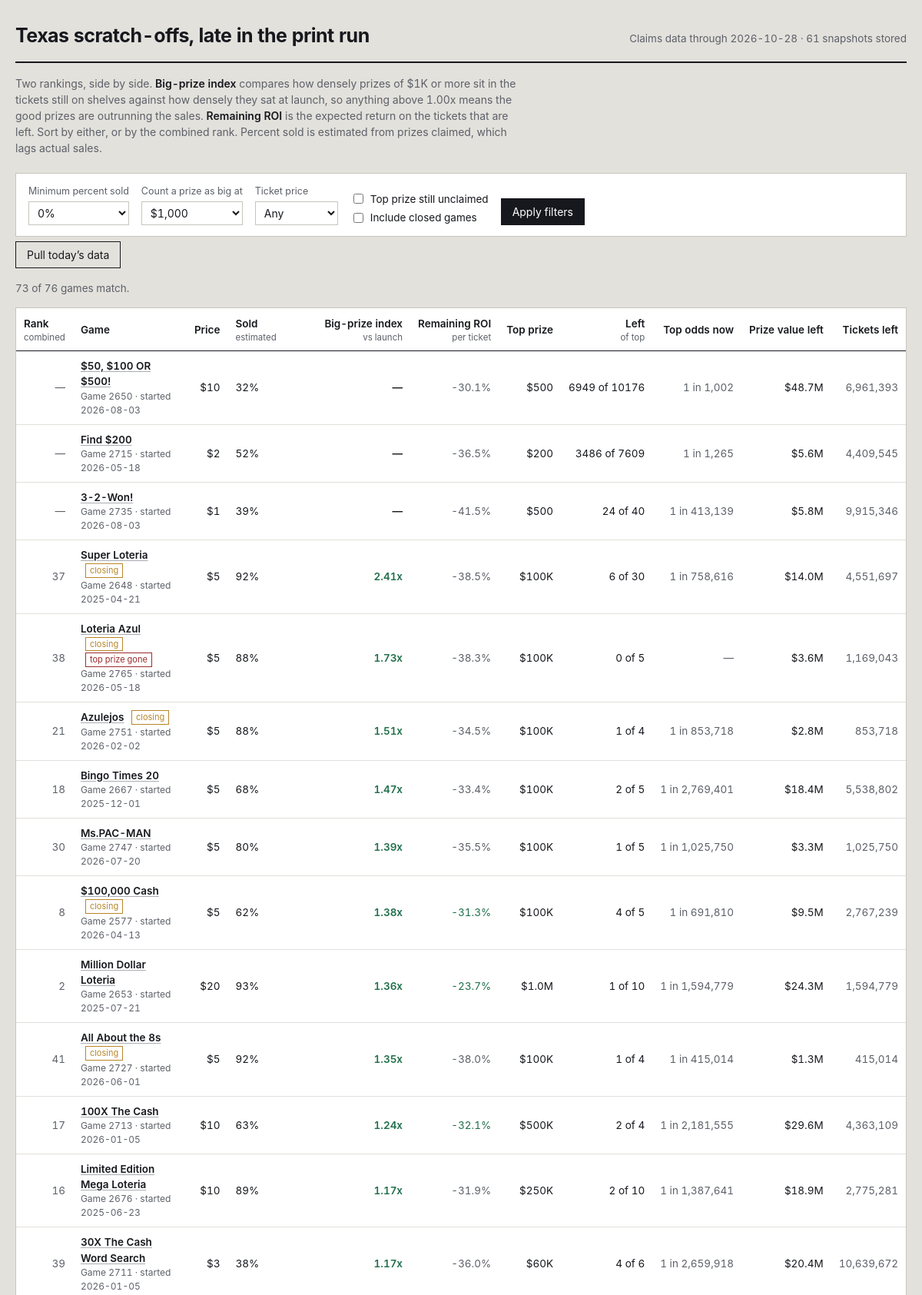
The page /?sort=big (upper part) on the database its author committed.
### tables this page shows
CREATE TABLE games (
    game_number   INTEGER PRIMARY KEY,
    game_name     TEXT,
    ticket_price  REAL,
    start_date    TEXT,
    close_date    TEXT,
    total_tickets INTEGER,
    overall_odds  REAL,
    details_url   TEXT,
    closing_soon  INTEGER DEFAULT 0,
    active        INTEGER DEFAULT 1,
    first_seen    TEXT,
    last_seen     TEXT
);

### app.py (the view)
@app.route("/")
def index():
    conn = db.connect()
    db.init(conn)
    latest = db.latest_snapshot_date(conn)
    if not latest:
        conn.close()
        return render_template("empty.html", running=_refresh_state["running"])
    big_threshold = float(request.args.get("big", 1000))
    min_sold = float(request.args.get("min_sold", 0)) / 100.0
    price_filter = request.args.get("price", "")
    include_closed = request.args.get("closed") == "1"
    sort_key = request.args.get("sort", "combined")
    only_top = request.args.get("top_left") == "1"
    rows = _snapshot_rows(conn, latest, big_threshold)
    games = db.load_games(conn)
    shown = []
    for r in rows:
        g = games.get(r["game_number"], {})
        if not include_closed and not g.get("active", 1):
            continue
        if r["pct_sold"] < min_sold:
            continue
        if price_filter and float(price_filter) != r["price"]:
            continue
        if only_top and not r["top_left"]:
            continue
        shown.append(r)
    col, desc = SORTS.get(sort_key, SORTS["combined"])
    shown.sort(key=lambda r: (r.get(col) is None, r.get(col) if r.get(col) is not None else 0),
               reverse=desc)
    if not desc:
        shown = [r for r in shown if r.get(col) is not None] + \
                [r for r in shown if r.get(col) is None]
    prices = sorted({r["price"] for r in rows if r["price"]})
    history_dates = db.snapshot_dates(conn)
    conn.close()
    return render_template(
        "index.html",
        rows=shown,
        total=len(rows),
        snapshot_date=latest,
        snapshot_count=len(history_dates),
        big_threshold=int(big_threshold),
        min_sold=int(min_sold * 100),
        price_filter=price_filter,
        include_closed=include_closed,
        only_top=only_top,
        sort_key=sort_key,
        prices=prices,
        running=_refresh_state["running"],
    )

### app.py (called while the page is built)
def _snapshot_rows(conn, snapshot_date, big_threshold):
    games = db.load_games(conn)
    snap = db.load_snapshot(conn, snapshot_date)
    return metrics.rank_all(games, snap, big_threshold)

@app.template_filter("pct")
def fmt_pct(v, digits=1):
    return "—" if v is None else f"{v * 100:.{digits}f}%"

@app.template_filter("money")
def fmt_money(v):
    if v is None:
        return "—"
    if v >= 1_000_000:
        return f"${v / 1_000_000:.1f}M"
    if v >= 1_000:
        return f"${v / 1_000:,.0f}K"
    return f"${v:,.0f}"

@app.template_filter("num")
def fmt_num(v):
    return "—" if v is None else f"{v:,.0f}"

@app.template_filter("factor")
def fmt_factor(v):
    return "—" if v is None else f"{v:.2f}x"

@app.template_filter("odds")
def fmt_odds(v):
    return "—" if v is None else f"1 in {v:,.0f}"

### db.py (called while the page is built)
def connect(path=None):
    conn = sqlite3.connect(path or DB_PATH)
    conn.row_factory = sqlite3.Row
    conn.execute("PRAGMA foreign_keys = ON")
    return conn

def init(conn):
    conn.executescript(SCHEMA)
    conn.commit()

def latest_snapshot_date(conn):
    row = conn.execute("SELECT MAX(snapshot_date) AS d FROM prize_snapshots").fetchone()
    return row["d"] if row else None

def snapshot_dates(conn, game_number=None):
    if game_number is None:
        q = "SELECT DISTINCT snapshot_date FROM prize_snapshots ORDER BY snapshot_date"
        return [r[0] for r in conn.execute(q)]
    q = "SELECT DISTINCT snapshot_date FROM prize_snapshots WHERE game_number = ? ORDER BY snapshot_date"
    return [r[0] for r in conn.execute(q, (game_number,))]

def load_snapshot(conn, snapshot_date):
    out = {}
    q = """SELECT game_number, prize_level, total_prizes, prizes_claimed
           FROM prize_snapshots WHERE snapshot_date = ?"""
    for r in conn.execute(q, (snapshot_date,)):
        g = out.setdefault(r["game_number"], {"total": None, "levels": {}})
        if r["prize_level"] < 0:
            g["total"] = (r["total_prizes"], r["prizes_claimed"])
        else:
            g["levels"][r["prize_level"]] = (r["total_prizes"], r["prizes_claimed"])
    return out

def load_games(conn):
    return {r["game_number"]: dict(r) for r in conn.execute("SELECT * FROM games")}

### metrics.py (called while the page is built)
def _safe_div(a, b):
    return a / b if b else None

### templates/index.html (shortened to what this page needs)
{% extends "base.html" %}
{% macro sortlink(key, label, hint='') %}
  {% set q = request.args.to_dict() %}
  {% set _ = q.update({'sort': key}) %}
  <a href="{{ url_for('index', **q) }}">{{ label }}</a>
  {% if hint %}<span class="hint">{{ hint }}</span>{% endif %}
{% endmacro %}
{% block body %}
<header class="masthead">
  <h1>Texas scratch-offs, late in the print run</h1>
  <div class="meta">
    Claims data through {{ snapshot_date }} · {{ snapshot_count }} snapshot{{ '' if snapshot_count == 1 else 's' }} stored
  </div>
</header>
<p class="primer">
  Two rankings, side by side. <strong>Big-prize index</strong> compares how densely prizes of
  {{ big_threshold | money }} or more sit in the tickets still on shelves against how densely they
  sat at launch, so anything above 1.00x means the good prizes are outrunning the sales.
  <strong>Remaining ROI</strong> is the expected return on the tickets that are left. Sort by either,
  or by the combined rank. Percent sold is estimated from prizes claimed, which lags actual sales.
</p>
<form class="controls" method="get" action="{{ url_for('index') }}">
  <div class="field">
    <label for="min_sold">Minimum percent sold</label>
    <select id="min_sold" name="min_sold">
      {% for v in [0, 25, 50, 60, 70, 80, 90] %}
        <option value="{{ v }}" {{ 'selected' if min_sold == v }}>{{ v }}%</option>
      {% endfor %}
    </select>
  </div>
  <div class="field">
    <label for="big">Count a prize as big at</label>
    <select id="big" name="big">
      {% for v in [100, 500, 1000, 5000, 10000, 50000, 100000] %}
        <option value="{{ v }}" {{ 'selected' if big_threshold == v }}>${{ '{:,}'.format(v) }}</option>
      {% endfor %}
    </select>
  </div>
  <div class="field">
    <label for="price">Ticket price</label>
    <select id="price" name="price">
      <option value="">Any</option>
    </select>
  </div>
  <div class="checks">
    <label><input type="checkbox" name="top_left" value="1" {{ 'checked' if only_top }}> Top prize still unclaimed</label>
    <label><input type="checkbox" name="closed" value="1" {{ 'checked' if include_closed }}> Include closed games</label>
  </div>
  <button type="submit">Apply filters</button>
</form>
<form method="post" action="{{ url_for('do_refresh') }}" style="margin-bottom:16px">
  <button class="ghost" type="submit" {{ 'disabled' if running }}>
    {{ 'Pulling new data…' if running else 'Pull today’s data' }}
  </button>
</form>
<p class="count">{{ rows | length }} of {{ total }} games match.</p>
<div class="scroll">
<table>
  <thead>
    <tr>
      <th class="left">{{ sortlink('combined', 'Rank', 'combined') }}</th>
      <th class="left">Game</th>
      <th>{{ sortlink('price', 'Price') }}</th>
      <th class="left">{{ sortlink('sold', 'Sold', 'estimated') }}</th>
      <th>{{ sortlink('big', 'Big-prize index', 'vs launch') }}</th>
      <th>{{ sortlink('ev', 'Remaining ROI', 'per ticket') }}</th>
      <th>{{ sortlink('top_prize', 'Top prize') }}</th>
      <th>{{ sortlink('top_left', 'Left', 'of top') }}</th>
      <th>Top odds now</th>
      <th>{{ sortlink('value_left', 'Prize value left') }}</th>
      <th>Tickets left</th>
    </tr>
  </thead>
  <tbody>
  {% for r in rows %}
    <tr>
      <td class="rank">{{ r.rank_overall or '—' }}</td>
      <td class="left">
        <a class="name" href="{{ url_for('game_detail', game_number=r.game_number, big=big_threshold) }}">{{ r.game_name }}</a>
        {% if r.closing_soon %}<span class="tag">closing</span>{% endif %}
        {% if r.top_left == 0 %}<span class="tag out">top prize gone</span>{% endif %}
        <span class="sub">Game {{ r.game_number }}{% if r.start_date %} · started {{ r.start_date }}{% endif %}</span>
      </td>
      <td>${{ r.price | int }}</td>
      <td class="left sold {{ 'deep' if r.pct_sold >= 0.75 }}">
        {{ r.pct_sold | pct(0) }}
      </td>
      <td class="strong {{ 'pos' if r.big_index and r.big_index > 1.05 else ('neg' if r.big_index and r.big_index < 0.95 else '') }}">
        {{ r.big_index | factor }}
      </td>
      <td class="{{ 'pos' if r.roi_now and r.roi_now > (r.roi_start or -1) else 'dim' }}">
        {{ r.roi_now | pct }}
      </td>
      <td>{{ r.top_prize | money }}</td>
      <td>{{ r.top_left }} of {{ r.top_printed }}</td>
      <td class="dim">{{ r.top_odds_now | odds }}</td>
      <td>{{ r.value_left | money }}</td>
      <td class="dim">{{ r.tickets_left | num }}</td>
    </tr>
  {% else %}
    <tr><td colspan="11" class="left dim" style="padding:22px">No games match these filters. Loosen the minimum percent sold or clear the price filter.</td></tr>
  {% endfor %}
  </tbody>
</table>
</div>
{% endblock %}

### static/style.css (style rules this page uses)
:root { --paper: #e3e1dc; --card: #ffffff; --ink: #16181d; --ink-soft: #5c6068; --rule: #c8c5be; --rule-soft: #e2e0da; --latex: #a9adb2; --good: #1f6f4a; --bad: #9b2c2c; --foil: #b8862b; --focus: #2d5bb9; }
* { box-sizing: border-box; }
html { -webkit-text-size-adjust: 100%; }
body { margin: 0; background: var(--paper); color: var(--ink); font-family: "Inter", "Segoe UI", -apple-system, BlinkMacSystemFont, Roboto, Helvetica, Arial, sans-serif; font-size: 15px; line-height: 1.5; font-variant-numeric: tabular-nums; }
a { color: var(--ink); text-decoration-color: var(--latex); text-underline-offset: 2px; }
.masthead { display: flex; flex-wrap: wrap; align-items: baseline; gap: 8px 20px; padding-bottom: 14px; border-bottom: 2px solid var(--ink); }
.masthead h1 { margin: 0; font-size: 25px; font-weight: 650; letter-spacing: -0.02em; }
.masthead .meta { color: var(--ink-soft); font-size: 13.5px; margin-left: auto; }
.primer { margin: 16px 0 22px; max-width: 74ch; color: var(--ink-soft); font-size: 14px; }
.primer strong { color: var(--ink); font-weight: 600; }
.controls { display: flex; flex-wrap: wrap; align-items: flex-end; gap: 16px; padding: 14px 16px; background: var(--card); border: 1px solid var(--rule); margin-bottom: 6px; }
.field { display: flex; flex-direction: column; gap: 4px; }
.field label { font-size: 12.5px; color: var(--ink-soft); }
.field select, .field input[type="number"] { font: inherit; font-size: 14px; padding: 5px 7px; border: 1px solid var(--rule); background: #fff; color: var(--ink); min-width: 108px; }
.checks { display: flex; flex-direction: column; gap: 4px; font-size: 13.5px; }
.checks label { display: flex; align-items: center; gap: 6px; }
button, .btn { font: inherit; font-size: 14px; padding: 6px 14px; border: 1px solid var(--ink); background: var(--ink); color: #fff; cursor: pointer; }
button.ghost { background: transparent; color: var(--ink); }
.count { font-size: 13.5px; color: var(--ink-soft); margin: 0 0 14px; }
.scroll { overflow-x: auto; background: var(--card); border: 1px solid var(--rule); }
table { border-collapse: collapse; width: 100%; font-size: 13.5px; }
thead th { position: sticky; top: 0; background: var(--card); text-align: right; font-weight: 600; padding: 10px 10px 8px; border-bottom: 1.5px solid var(--ink); white-space: nowrap; z-index: 2; }
thead th:first-child, thead th.left { text-align: left; }
thead th a { text-decoration: none; }
thead th .hint { display: block; font-weight: 400; font-size: 11.5px; color: var(--ink-soft); }
tbody td { padding: 9px 10px; border-bottom: 1px solid var(--rule-soft); text-align: right; white-space: nowrap; }
tbody td.left { text-align: left; white-space: normal; }
.rank { color: var(--ink-soft); width: 42px; }
.name { font-weight: 560; }
.sub { display: block; font-size: 12px; color: var(--ink-soft); font-weight: 400; }
.tag { display: inline-block; font-size: 11px; padding: 0 5px; border: 1px solid var(--foil); color: var(--foil); margin-left: 6px; vertical-align: 1px; }
.tag.out { border-color: var(--bad); color: var(--bad); }
.sold { min-width: 116px; }
.pos { color: var(--good); }
.dim { color: var(--ink-soft); }
.strong { font-weight: 620; }

### rows shown on the page
games: rank_overall "—", game_name "$50, $100 OR $500!", game_number "2650", start_date "2026-08-03", price "10", pct_sold|pct "32%", big_index|factor "—", roi_now|pct "-30.1%", top_prize "$500", top_left "6949", top_printed "10176", top_odds_now|odds "1 in 1,002", value_left "$48.7M", tickets_left|num "6,961,393"
games: rank_overall "—", game_name "Find $200", game_number "2715", start_date "2026-05-18", price "2", pct_sold|pct "52%", big_index|factor "—", roi_now|pct "-36.5%", top_prize "$200", top_left "3486", top_printed "7609", top_odds_now|odds "1 in 1,265", value_left "$5.6M", tickets_left|num "4,409,545"
games: rank_overall "—", game_name "3-2-Won!", game_number "2735", start_date "2026-08-03", price "1", pct_sold|pct "39%", big_index|factor "—", roi_now|pct "-41.5%", top_prize "$500", top_left "24", top_printed "40", top_odds_now|odds "1 in 413,139", value_left "$5.8M", tickets_left|num "9,915,346"
games: rank_overall "37", game_name "Super Loteria", closing_soon "closing", game_number "2648", start_date "2025-04-21", price "5", pct_sold|pct "92%", big_index|factor "2.41x", roi_now|pct "-38.5%", top_prize "$100K", top_left "6", top_printed "30", top_odds_now|odds "1 in 758,616", value_left "$14.0M", tickets_left|num "4,551,697"
games: rank_overall "38", game_name "Loteria Azul", closing_soon "closing", shows "top prize gone", game_number "2765", start_date "2026-05-18", price "5", pct_sold|pct "88%", big_index|factor "1.73x", roi_now|pct "-38.3%", top_prize "$100K", top_left "0", top_printed "5", top_odds_now|odds "—", value_left "$3.6M", tickets_left|num "1,169,043"
games: rank_overall "21", game_name "Azulejos", closing_soon "closing", game_number "2751", start_date "2026-02-02", price "5", pct_sold|pct "88%", big_index|factor "1.51x", roi_now|pct "-34.5%", top_prize "$100K", top_left "1", top_printed "4", top_odds_now|odds "1 in 853,718", value_left "$2.8M", tickets_left|num "853,718"
games: rank_overall "18", game_name "Bingo Times 20", game_number "2667", start_date "2025-12-01", price "5", pct_sold|pct "68%", big_index|factor "1.47x", roi_now|pct "-33.4%", top_prize "$100K", top_left "2", top_printed "5", top_odds_now|odds "1 in 2,769,401", value_left "$18.4M", tickets_left|num "5,538,802"
games: rank_overall "30", game_name "Ms.PAC-MAN", game_number "2747", start_date "2026-07-20", price "5", pct_sold|pct "80%", big_index|factor "1.39x", roi_now|pct "-35.5%", top_prize "$100K", top_left "1", top_printed "5", top_odds_now|odds "1 in 1,025,750", value_left "$3.3M", tickets_left|num "1,025,750"
games: rank_overall "8", game_name "$100,000 Cash", closing_soon "closing", game_number "2577", start_date "2026-04-13", price "5", pct_sold|pct "62%", big_index|factor "1.38x", roi_now|pct "-31.3%", top_prize "$100K", top_left "4", top_printed "5", top_odds_now|odds "1 in 691,810", value_left "$9.5M", tickets_left|num "2,767,239"
games: rank_overall "2", game_name "Million Dollar Loteria", game_number "2653", start_date "2025-07-21", price "20", pct_sold|pct "93%", big_index|factor "1.36x", roi_now|pct "-23.7%", top_prize "$1.0M", top_left "1", top_printed "10", top_odds_now|odds "1 in 1,594,779", value_left "$24.3M", tickets_left|num "1,594,779"
games: rank_overall "41", game_name "All About the 8s", closing_soon "closing", game_number "2727", start_date "2026-06-01", price "5", pct_sold|pct "92%", big_index|factor "1.35x", roi_now|pct "-38.0%", top_prize "$100K", top_left "1", top_printed "4", top_odds_now|odds "1 in 415,014", value_left "$1.3M", tickets_left|num "415,014"
games: rank_overall "17", game_name "100X The Cash", game_number "2713", start_date "2026-01-05", price "10", pct_sold|pct "63%", big_index|factor "1.24x", roi_now|pct "-32.1%", top_prize "$500K", top_left "2", top_printed "4", top_odds_now|odds "1 in 2,181,555", value_left "$29.6M", tickets_left|num "4,363,109"
games: rank_overall "16", game_name "Limited Edition Mega Loteria", game_number "2676", start_date "2025-06-23", price "10", pct_sold|pct "89%", big_index|factor "1.17x", roi_now|pct "-31.9%", top_prize "$250K", top_left "2", top_printed "10", top_odds_now|odds "1 in 1,387,641", value_left "$18.9M", tickets_left|num "2,775,281"
games: rank_overall "39", game_name "30X The Cash Word Search", game_number "2711", start_date "2026-01-05", price "3", pct_sold|pct "38%", big_index|factor "1.17x", roi_now|pct "-36.0%", top_prize "$60K", top_left "4", top_printed "6", top_odds_now|odds "1 in 2,659,918", value_left "$20.4M", tickets_left|num "10,639,672"

### other values the page prints
{{ snapshot_date }} "2026-10-28"
{{ snapshot_count }} "61"
{{ '' if snapshot_count == 1 else 's' }} "s"
{{ big_threshold | money }} "$1K"
{{ 'Pulling new data…' if running else 'Pull today’s data' }} "Pull today’s data"
{{ rows | length }} "73"
{{ total }} "76"
{{ label }} "Rank Price Sold Big-prize index Remaining ROI Top prize Left Prize value left"
{{ hint }} "combined estimated vs launch per ticket of top"
form field min_sold "0%"
